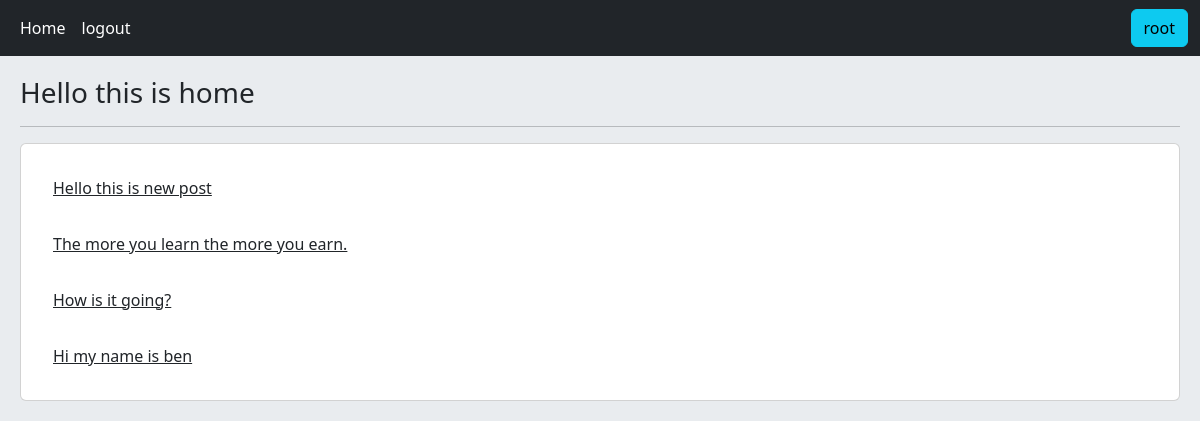
The app's page / (signed in) with its own data.
### home/models.py (models this page shows, shortened)
class Post(models.Model):
    user = models.ForeignKey(User, on_delete=models.CASCADE, related_name='posts')
    body = models.TextField()
    slug = models.SlugField()
    created = models.DateTimeField(auto_now_add=True)
    updated = models.DateTimeField(auto_now=True)
    class Meta:
        ordering = ['-created']
    def get_absolute_url(self):
        return reverse('home:post_detail', args=(self.id, self.slug))

### home/views.py (the view)
# urls.py: path('', views.HomeView.as_view(), name='home'),
class HomeView(View):
    def get(self, request):
        posts = Post.objects.all()
        return render(request, 'home/index.html', {'posts': posts})

### home/templates/home/index.html
{% extends 'base.html' %}
{% block content %}
	<h3>Hello this is home</h3>
	<hr>
	<div class="card p-3">
		{% for post in posts %}
			<a href="{{ post.get_absolute_url }}" class="card-body">{{ post.body|truncatewords:8 }}</a>
		{% endfor %}
	</div>
{% endblock %}

### templates/inc/navbar.html
<nav class="navbar navbar-expand-lg bg-dark navbar-dark">
  <div class="container-fluid">
    <div class="navbar-nav col-11">
      <a class="nav-link active" href="{% url 'home:home' %}">Home</a>
			{% if not request.user.is_authenticated %}
      <a class="nav-link active" href="{% url 'account:user_register' %}">Register</a>
      <a class="nav-link active" href="{% url 'account:user_login' %}">Login</a>
				</div>
			{% else %}
      	<a class="nav-link active" href="{% url 'account:user_logout' %}">logout</a>
				</div>
				<div class="col-1 d-flex justify-content-end">
					<a class="btn btn-info" href="{% url 'account:user_profile' request.user.id %}">{{ request.user.username }}</a>
				{% endif %}
		</div>
  </div>
</nav>

### records on screen
Post: body "Hello this is new post"
Post: body "The more you learn the more you earn."
Post: body "How is it going?"
Post: body "Hi my name is ben"

### other values on screen
{{ request.user.username }} "root"
